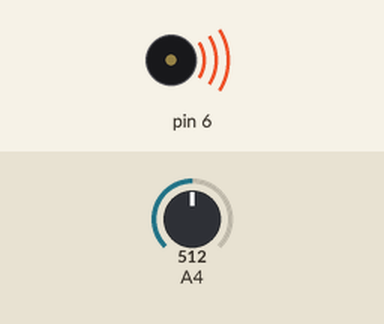
The sketch below on a simulated Arduino Leonardo, built with avr-gcc and run on an emulated ATmega32U4. Shown: buzzer (waves = sounding). Inputs (shaded band) come from the test bench; at power-on: A4 = 512.

Above: at 0.1 s.
Timing chart, 0 to 1.6 s (numbered marks = the images above):
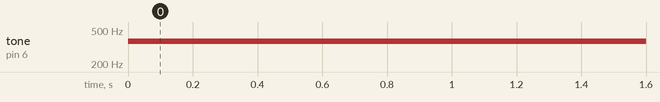

Measured:
- by itself, tone on pin 6: silent → 370 Hz at 0.00 s

The sketch:

EsploraMusic.ino
```cpp
/*
  Esplora Music

  This sketch turns the Esplora in a simple musical instrument.
  Press the Switch 1 and move the slider to see how it works.

  Created on 22 november 2012
  By Enrico Gueli <enrico.gueli@gmail.com>
  modified 22 Dec 2012
  by Tom Igoe
*/


#include <Esplora.h>

// these are the frequencies for the notes from middle C
// to one octave above middle C:
const int note[] = {
262, // C
277, // C#
294, // D
311, // D#
330, // E
349, // F
370, // F#
392, // G
415, // G#
440, // A
466, // A#
494, // B
523  // C next octave
};

void setup() {
}

void loop() {
  // read the button labeled SWITCH_DOWN. If it's low,
  // then play a note:
  if (Esplora.readButton(SWITCH_DOWN) == LOW) {
    int slider = Esplora.readSlider();

    // use map() to map the slider's range to the
    // range of notes you have:
    byte thisNote = map(slider, 0, 1023, 0, 13);
    // play the note corresponding to the slider's position:
    Esplora.tone(note[thisNote]);
  }
  else {
    // if the button isn't pressed, turn the note off:
    Esplora.noTone();
  }
}
```
